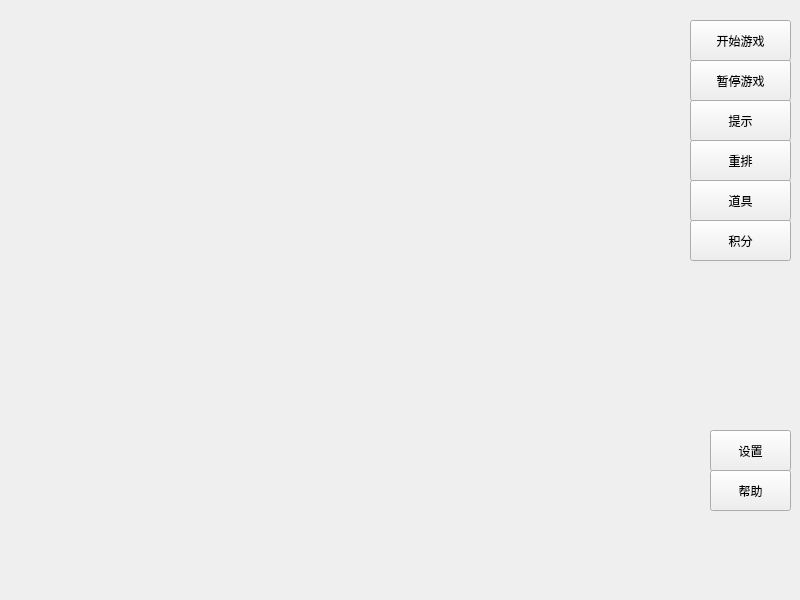
<?xml version="1.0" encoding="UTF-8"?>
<ui version="4.0">
 <class>LevelModeWindow</class>
 <widget class="QMainWindow" name="LevelModeWindow">
  <property name="geometry">
   <rect>
    <x>0</x>
    <y>0</y>
    <width>800</width>
    <height>600</height>
   </rect>
  </property>
  <property name="windowTitle">
   <string>MainWindow</string>
  </property>
  <widget class="QWidget" name="centralwidget">
   <widget class="QWidget" name="picWidget" native="true">
    <property name="geometry">
     <rect>
      <x>20</x>
      <y>20</y>
      <width>640</width>
      <height>400</height>
     </rect>
    </property>
   </widget>
   <widget class="QPushButton" name="pushButton">
    <property name="geometry">
     <rect>
      <x>690</x>
      <y>20</y>
      <width>101</width>
      <height>41</height>
     </rect>
    </property>
    <property name="text">
     <string>开始游戏</string>
    </property>
   </widget>
   <widget class="QPushButton" name="pushButton_2">
    <property name="geometry">
     <rect>
      <x>690</x>
      <y>60</y>
      <width>101</width>
      <height>41</height>
     </rect>
    </property>
    <property name="text">
     <string>暂停游戏</string>
    </property>
   </widget>
   <widget class="QPushButton" name="pushButton_3">
    <property name="geometry">
     <rect>
      <x>690</x>
      <y>100</y>
      <width>101</width>
      <height>41</height>
     </rect>
    </property>
    <property name="text">
     <string>提示</string>
    </property>
   </widget>
   <widget class="QPushButton" name="pushButton_4">
    <property name="geometry">
     <rect>
      <x>690</x>
      <y>140</y>
      <width>101</width>
      <height>41</height>
     </rect>
    </property>
    <property name="text">
     <string>重排</string>
    </property>
   </widget>
   <widget class="QPushButton" name="pushButton_5">
    <property name="geometry">
     <rect>
      <x>690</x>
      <y>180</y>
      <width>101</width>
      <height>41</height>
     </rect>
    </property>
    <property name="text">
     <string>道具</string>
    </property>
   </widget>
   <widget class="QPushButton" name="pushButton_6">
    <property name="geometry">
     <rect>
      <x>690</x>
      <y>220</y>
      <width>101</width>
      <height>41</height>
     </rect>
    </property>
    <property name="text">
     <string>积分</string>
    </property>
   </widget>
   <widget class="QPushButton" name="pushButton_7">
    <property name="geometry">
     <rect>
      <x>710</x>
      <y>430</y>
      <width>81</width>
      <height>41</height>
     </rect>
    </property>
    <property name="text">
     <string>设置</string>
    </property>
   </widget>
   <widget class="QPushButton" name="pushButton_8">
    <property name="geometry">
     <rect>
      <x>710</x>
      <y>470</y>
      <width>81</width>
      <height>41</height>
     </rect>
    </property>
    <property name="text">
     <string>帮助</string>
    </property>
   </widget>
  </widget>
 </widget>
 <resources/>
 <connections/>
</ui>
